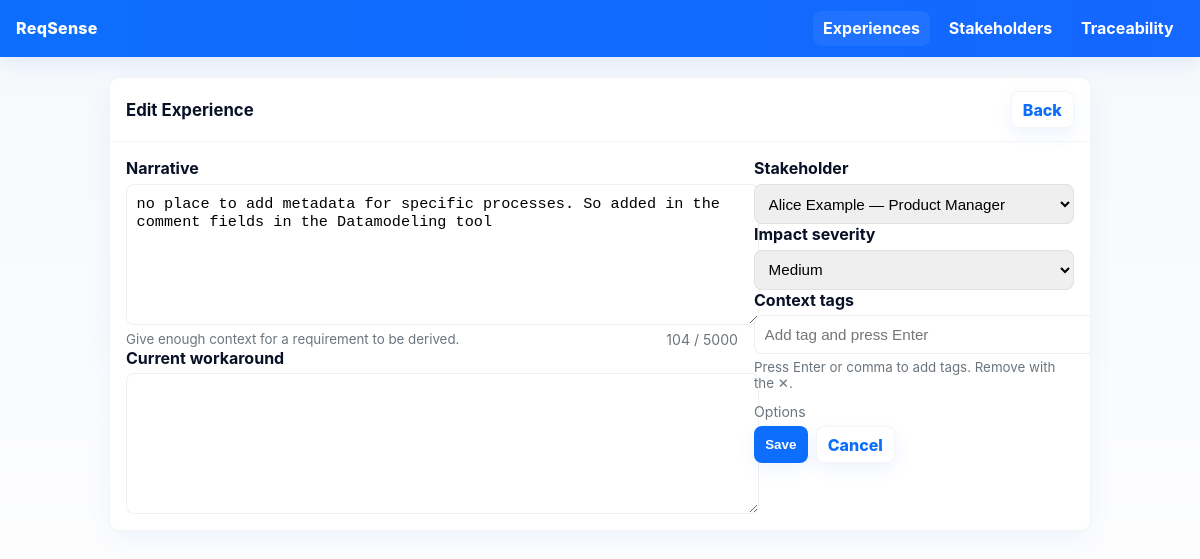
/experiences/1/edit, run on an earlier commit of the app's database.
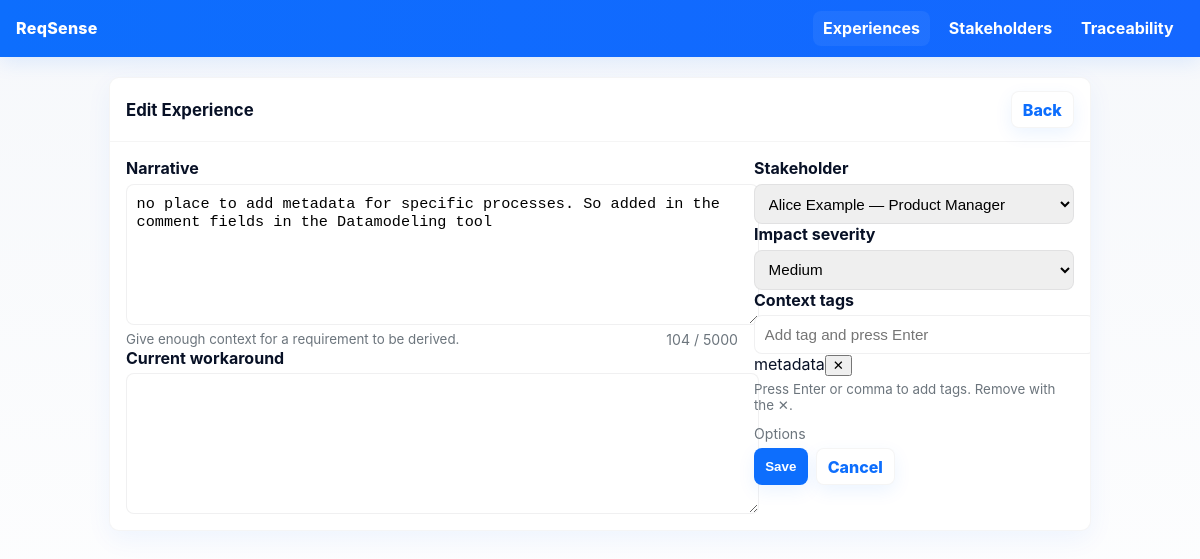
And on a later commit of the database.
### src/routes/experiences.py (the view, shortened to what this page needs)
@experiences_bp.route('/<int:experience_id>/edit', methods=['GET', 'POST'])
def edit_experience(experience_id):
    exp = Experience.query.get_or_404(experience_id)
    stakeholders = Stakeholder.query.order_by(Stakeholder.name).all()
    return render_template('experiences/edit_experience.html', experience=exp, stakeholders=stakeholders)

### src/templates/experiences/edit_experience.html (shortened to what this page needs)
{% extends "base.html" %}
{% block content %}
<div class="table-card" style="max-width:980px;margin:1.25rem auto;">
  <div class="table-header">
    <h2>Edit Experience</h2>
    <div><a class="btn secondary" href="{{ url_for('experiences.overview') }}">Back</a></div>
  </div>
  <form method="post" style="padding:1rem;display:grid;gap:1rem" id="edit-experience-form">
    <div class="form-grid">
      <div>
        <div class="form-field">
          <label for="narrative" style="font-weight:700">Narrative</label>
          <textarea id="narrative" name="narrative_text" required maxlength="5000">{{ experience.narrative_text }}</textarea>
          <div style="display:flex;justify-content:space-between">
            <small class="muted">Give enough context for a requirement to be derived.</small>
            <small id="char-count" class="small muted">0 / 5000</small>
          </div>
        </div>
        <div class="form-field">
          <label for="current_workaround" style="font-weight:700">Current workaround</label>
          <textarea id="current_workaround" name="current_workaround">{{ experience.current_workaround or '' }}</textarea>
        </div>
      </div>
      <aside>
        <div class="form-field">
          <label for="stakeholder" style="font-weight:700">Stakeholder</label>
          <select id="stakeholder" name="stakeholder_id">
            {% for s in stakeholders %}
            <option value="{{ s.id }}" {% if experience.stakeholder_id==s.id %}selected{% endif %}>{{ s.name }}{% if s.role %} — {{ s.role }}{% endif %}</option>
            {% endfor %}
          </select>
        </div>
        <div class="form-field">
          <label for="impact_severity" style="font-weight:700">Impact severity</label>
          <select id="impact_severity" name="impact_severity">
            {% for level in ['Low','Medium','High','Critical'] %}
            <option value="{{ level }}" {% if experience.impact_severity==level %}selected{% endif %}>{{ level }}</option>
            {% endfor %}
          </select>
        </div>
        <div class="form-field">
          <label style="font-weight:700">Context tags</label>
          <div id="tag-input" aria-live="polite">
            <input id="tag-box" type="text" placeholder="Add tag and press Enter" />
            {% if experience.context_tags %}
              {% for t in experience.context_tags %}
                <span class="tag-badge" data-tag="{{ t|e }}">{{ t }}<button type="button" aria-label="Remove tag">✕</button></span>
              {% endfor %}
            {% endif %}
          </div>
          <small class="muted">Press Enter or comma to add tags. Remove with the ✕.</small>
        </div>
        <div style="margin-top:.6rem">
          <label class="small muted">Options</label>
          <div style="display:flex;gap:.5rem;margin-top:.35rem">
            <button type="submit" class="btn">Save</button>
            <a class="btn secondary" href="{{ url_for('experiences.overview') }}">Cancel</a>
          </div>
        </div>
      </aside>
    </div>
  </form>
</div>
{% endblock %}

What changed in the data, as far as the page shows it:
changed Experience "Medium": context_tags "null" → "[\"metadata\"]" (drawn)
Also different on the page:
new list line: "metadata"
